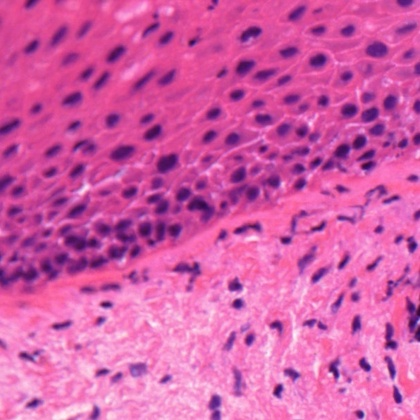
%> input picture sample.jpg, 420 x 420 px, shrunk from 600 x 600 before the run
$ octave --eval "result = hmt(imread('sample.jpg'));"   (GNU Octave 9; MATLAB toolbox functions it lacks are replaced by stand-ins)
%> lines starting %> are read from the running program, lines starting %| are printed output that depends on the picture; in (x1, y1, x2, y2) boxes, pixels count from 0 and x2, y2 are one past the last pixel; in counts of white or black regions, pixels touching at a corner belong together; the program's own positions count from 1
### Deconvolve.m
function [ DCh, M ] = Deconvolve( I, M, verbose )

%%%%%%%%%%%%%%%%%%%%%%%%%%%%%%%%%%%%%%%%%%%%%%%%%%%%%%%%%%%%%%%%%%%%%%%%%%
% Deconvolve: Deconvolution of an RGB image into its constituent stain
% channels
%
%
% Input:
% I         - RGB input image.
% M         - (optional) Stain matrix.
%                        (default Ruifrok & Johnston H&E matrix)
% verbose   - (optional) Display results. (default 0)
%
%
% Note: M must be an 2x3 or 3x3 matrix, where rows corrrespond to the stain
%       vectors. If only two rows are given the third is estimated as a
%       cross product of the first two.
%
%
% Output:
% DCh       - Deconvolved Channels concatatenated to form a stack.
%             Each channel is a double in Optical Density space.
% M         - Stain matrix.
%
%
% References:
% [1] AC Ruifrok, DA Johnston. "Quantification of histochemical staining by
%     color deconvolution". Analytical & Quantitative Cytology & Histology,
%     vol.23, no.4, pp.291-299, 2001.
%
%
% Acknowledgements:
% This function is inspired by Mitko Veta's Stain Unmixing and Normalisation
% code, which is available for download at Amida's Website:
%     http://amida13.isi.uu.nl/?q=node/69
%
%
% Example:
%           I = imread('hestain.png');
%           [ DCh, H, E, Bg, M ] = Deconvolve( I, [], 1);
%
%
% Copyright (c) 2013, Adnan Khan
% Department of Computer Science,
% University of Warwick, UK.
%
%%%%%%%%%%%%%%%%%%%%%%%%%%%%%%%%%%%%%%%%%%%%%%%%%%%%%%%%%%%%%%%%%%%%%%%%%%

% Run in DEMO Mode
if nargin<1
    I = imread('hestain.png');
end

% Convert to double
I = double(I);

%% Sanity check

[h, w, c] = size(I);
%> h = 420; w = 420; c = 3

% Image must be RGB
if c<3
    error('Image must be RGB');
elseif c>3
    I = I(:,:,1:3);
end


%% Display results or not?
if ~exist('verbose', 'var') || isempty(verbose)
   verbose = 0;
end


%% Default Color Deconvolution Matrix proposed in Ruifork and Johnston
if ~exist('M', 'var') || isempty(M)
   M = [   0.644211 0.716556 0.266844;
           0.092789 0.954111 0.283111;
       ];
end

%% Add third Stain vector, if only two stain vectors are provided.
% This stain vector is obtained as the cross product of first two
% stain vectors
if size (M,1) < 3
    M = [M; cross(M(1, :), M(2, :))];
end

% Normalise the input so that each stain vector has a Euclidean norm of 1
M = (M./repmat(sqrt(sum(M.^2, 2)), [1 3]));


%% MAIN IMPLEMENTATION OF METHOD

% the intensity of light entering the specimen (see section 2a of [1])
Io = 255;

% Vectorize
J = reshape(I, [], 3);

% calculate optical density
OD = -log((J+1)/Io);
Y = reshape(OD, [], 3);

% determine concentrations of the individual stains
% M is 3 x 3,  Y is N x 3, C is N x 3
C = Y / M;
%C = Y * pinv(M);

% Stack back deconvolved channels
DCh = reshape(C, h, w, 3);
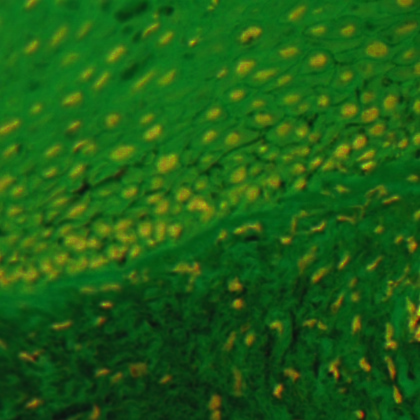
%> DCh: size 420x420x3 double; mean R, G, B 0.185, 1.05, 0.088; drawn with min black and max white

%% VISUALISATION
% Display pseudo coloured version of results if verbose mode is true
if verbose,
    [ H, E, Bg ] = PseudoColourStains(DCh, M);

    figure,
    subplot(141); imshow(uint8(I)); title('Source');
    subplot(144); imshow(Bg); title('Background');
    subplot(142); imshow(H); title('Haematoxylin');
    subplot(143); imshow(E); title('Eosin');
end

### hmt.m
function segmentedImage = hmt(I, minSize, verbose)

%%%%%%%%%%%%%%%%%%%%%%%%%%%%%%%%%%%%%%%%%%%%%%%%%%%%%%%%%%%%%%%%%%%%%%%%%%
% hmt: this function implements the segmentation method proposed in the
% reference below. The algorithm was purposed to segment the nuclei inside
% H&E histology images.
%
% Input:
%       I - color image.
% minSize - (optional) minimum region size in pixels (default = 50).
% verbose - (optional) display results (default = false).
%
% Reference:
% [1] H. Ahmady Phoulady, D. B. Goldgof, L. O. Hall, and P. R. Mouton.,
% Nucleus segmentation in histology images with hierarchical multilevel
% thresholding, In SPIE Medical Imaging Symposium: Digital Pathology, pages
% 979111–979116. International Society for Optics and Photonics, 2016.
%
% @inproceedings{phoulady2016hmt,
% 	title={Nucleus segmentation in histology images with hierarchical
%   multilevel thresholding},
% 	author={Ahmady Phoulady, Hady and Goldgof, Dmitry B and Hall, Lawrence
%   O and Mouton, Peter R},
% 	booktitle={SPIE Medical Imaging Symposium: Digital Pathology},
% 	pages={979111--979116},
% 	year={2016},
% 	organization={International Society for Optics and Photonics}
% }
%
% Note: The included image is taken from a dataset provided by Wienert et
% al. The dataset can be downloaded from the publication webpage:
% http://www.nature.com/articles/srep00503
%
% Example:
% 	I = imread('sample.jpg');
% 	segmentedImage = hmt(I, [], true);
%
%
% Copyright (c) 2016, Hady Ahmady Phoulady
% Department of Computer Science and Engineering,
% University of South Florida, Tampa, FL.
%
%%%%%%%%%%%%%%%%%%%%%%%%%%%%%%%%%%%%%%%%%%%%%%%%%%%%%%%%%%%%%%%%%%%%%%%%%%

% The minimum size allowed for regions. It can be changed based on image
if (~exist('minSize', 'var') || isempty(minSize))
    minSize = 50;
end

% Should we overlay the region boundaries and display the result?
if (~exist('verbose', 'var'))
    verbose = false;
end


% Perform color deconvolution and extract hematoxylin channel
deconv = Deconvolve(I);
deconv = deconv(:, :, 1);
devonv = (-deconv - min(-deconv(:))) ./ (max(-deconv(:)) - min(-deconv(:)));
bwI = uint8(255 * devonv);

bwI = imcomplement(bwI);
openByReconstruction = imreconstruct(imerode(bwI, strel('disk', 3, 0)), bwI);
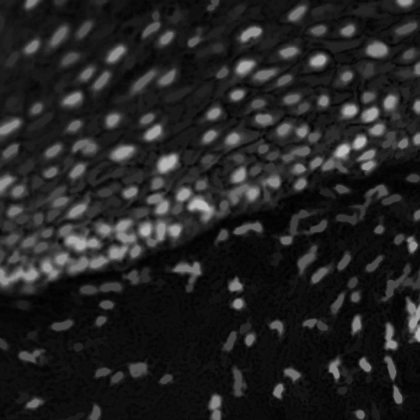
%> openByReconstruction: size 420x420 uint8; min 0, max 190, mean 34.8
bwI = imcomplement(openByReconstruction);
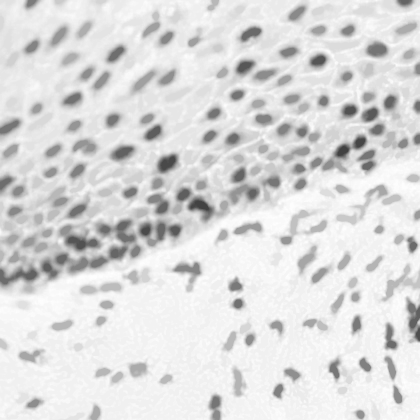
%> bwI: size 420x420 uint8; min 65, max 255, mean 220.2


segmentedImage = false(size(bwI));

% Calculating the thresholds by performing multilevel thresholding
maxLevel = 10;
levels = zeros(2 * maxLevel, 1);
for l = 1: maxLevel
    multiLevels = multithresh(bwI, l);
    levels(l) = multiLevels(1);
end
%> this loop made 10 passes
%> multiLevels on passes 1 to 10: 194, [162 215], [151 198 230], [136 177 209 233], [126 163 195 218 235], [124 157 183 206 224 237], [110 139 165 189 209 225 238], [106 133 157 178 197 214 227 238], [106 133 157 177 196 212 224 233 241], [98 124 144 162 180 197 212 224 233 241]
%> after the loop, levels = 20 values, max 194 at index 1, min 0 at index 11, mean 65.65
levels = sort(unique(levels), 'descend');
%> levels = [194; 162; 151; 136; 126; 124; 110; 106; 98; 0]

% Binarizing the image according to thresholds and splitting the regions
% hierarchically
for k = 1: length(levels)
    cells = bwI <= levels(k);
    cells = imfill(cells, 'holes');
    cells = imopen(cells, strel('disk', 3, 0));
    cells = bwareaopen(cells, minSize, 4);
    cellSize = nnz(cells);
    if (cellSize < 2 * minSize)
        break
    end

    s = regionprops(segmentedImage, 'PixelIdxList');
    removeRegions = false(length(s), 1);
    newRegions = bwlabel(cells, 4);
    for l = 1: length(s)
        if length(unique(newRegions(s(l).PixelIdxList))) > 2
            removeRegions(l) = true;
        end
    end
    segmentedImage(cat(1, s(removeRegions).PixelIdxList)) = false;
    segmentedImage = cells | segmentedImage;
end
%> this loop made 10 passes
%> cellSize on passes 2 to 10: 12180, 8852, 5544, 3779, 3373, 1684, 1292, 908, 0
%> (cellSize, s) on pass 1: (26381, empty struct)
%> pass 1, in hmt, `cells = bwareaopen(cells, minSize, 4);`:
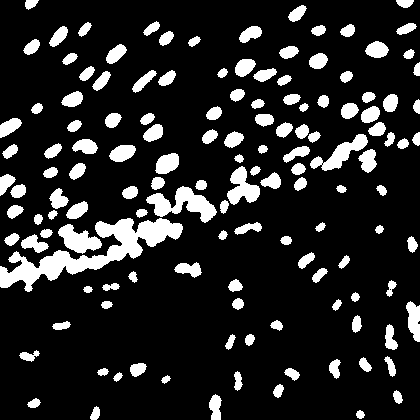
%> cells: size 420x420 logical; 15% white; 136 white regions, largest, box (x1, y1, x2, y2) and area: (0, 218, 183, 292) 4032, (146, 186, 217, 223) 1187, (310, 134, 368, 171) 765
%> after the loop:
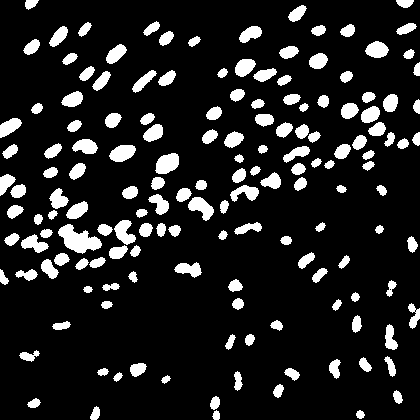
%> segmentedImage: size 420x420 logical; 12.9% white; 156 white regions, largest, box (x1, y1, x2, y2) and area: (58, 224, 102, 254) 714, (155, 153, 179, 174) 377, (188, 197, 214, 221) 344
%> after the loop, removeRegions = 156 logical values, 0 true

% Removing boundary regions
imageBoundary = false(size(bwI));
imageBoundary(1, :) = true;
%> imageBoundary: size 420x420 logical; 0.24% white in thin lines or dots, all inside (x1, y1, x2, y2) = (0, 0, 420, 1)
imageBoundary(end, :) = true;
imageBoundary(:, 1) = true;
imageBoundary(:, end) = true;
%> imageBoundary: size 420x420 logical; 0.95% white in thin lines or dots
segmentedImage(imreconstruct(imageBoundary, segmentedImage)) = false;

% Expanding the region boundaries (except when it makes two regions merge)
dilatedCellSeg = imdilate(segmentedImage, strel('diamond', 1));
%> dilatedCellSeg: size 420x420 logical; 15.7% white; 136 white regions, largest, box (x1, y1, x2, y2) and area: (57, 223, 103, 255) 832, (96, 219, 137, 260) 799, (40, 252, 71, 280) 448
[regionsLabel, ~] = bwlabel(segmentedImage, 4);
%> regionsLabel: size 420x420 double; 146 distinct labels, from 0 to 145
[dilatedRegionsLabel, numOfDilatedRegions] = bwlabel(dilatedCellSeg, 4);
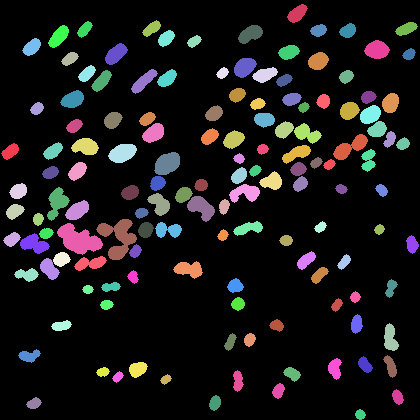
%> dilatedRegionsLabel: size 420x420 double; 138 distinct labels, from 0 to 137; one colour per label, 0 black
%> numOfDilatedRegions = 137
for l = 1: numOfDilatedRegions
    if (length(unique(regionsLabel(dilatedRegionsLabel == l))) >= 3)
        dilatedCellSeg(dilatedRegionsLabel == l) = segmentedImage(dilatedRegionsLabel == l);
    end
end
%> this loop made 137 passes
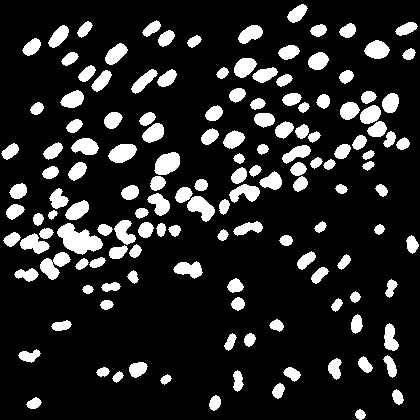
%> dilatedCellSeg: size 420x420 logical; 15.4% white; 144 white regions, largest, box (x1, y1, x2, y2) and area: (57, 223, 103, 255) 832, (40, 252, 71, 280) 448, (154, 152, 180, 175) 446
segmentedImage = dilatedCellSeg;

% Creating and displaying the result if verbose == true
if (verbose)
    regionBoundaries = find((bwdist(segmentedImage) <= 1 & ~segmentedImage)| bwmorph(segmentedImage, 'remove'));
    result = I;
    result(regionBoundaries) = 0;
    result(size(I, 1) * size(I, 2) + regionBoundaries) = 255;
    result(2 * size(I, 1) * size(I, 2) + regionBoundaries) = 0;
    figure('Name', 'Overlaid boundaries on original image'), imshow(result)
end
